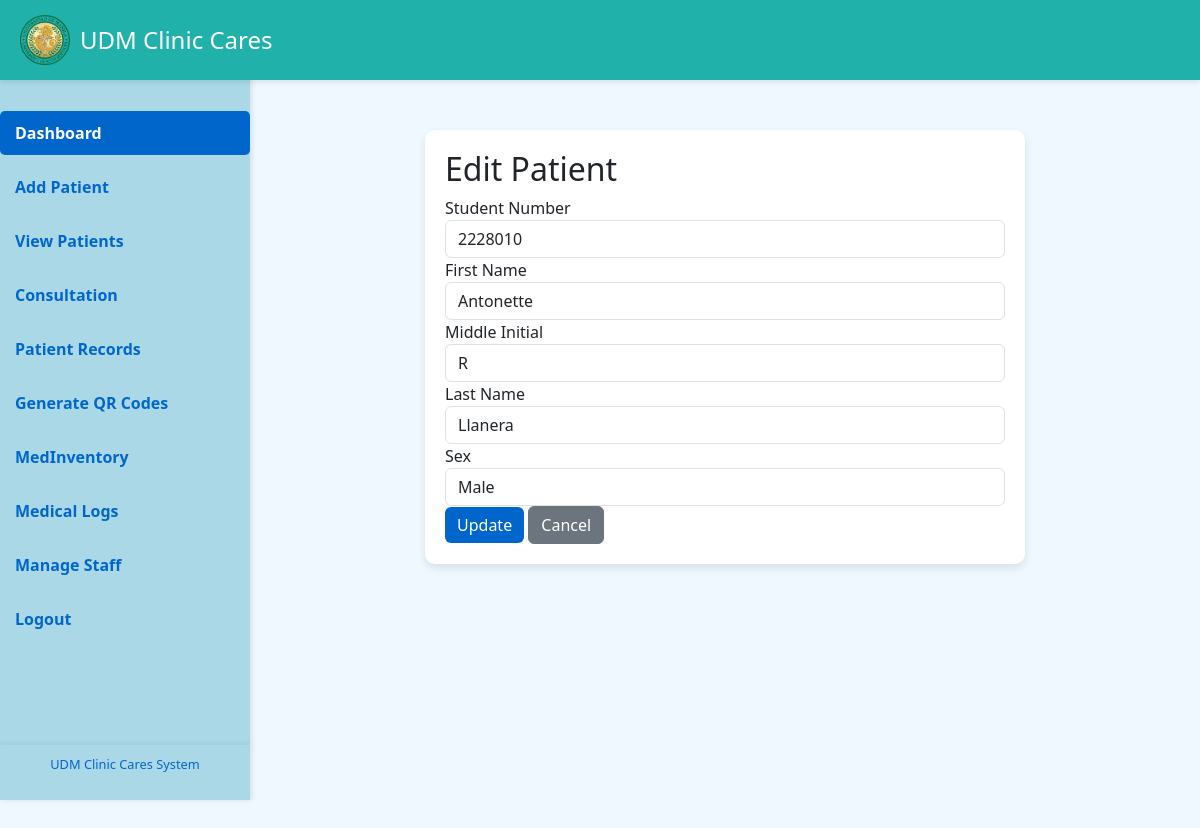
Page /admin/edit_patient.php?id=1 (signed in) on the committed database.
### tables this page shows
CREATE TABLE `patients` (
  `PatientID` int(11) NOT NULL AUTO_INCREMENT,
  `FirstName` varchar(50) NOT NULL,
  `LastName` varchar(50) NOT NULL,
  `MiddleInitial` varchar(10) NOT NULL,
  `Sex` char(1) DEFAULT NULL CHECK (`Sex` in ('M','F')),
  `DOB` date NOT NULL,
  `Address` varchar(255) DEFAULT NULL,
  `ContactNumber` varchar(15) DEFAULT NULL,
  `CreatedAt` datetime DEFAULT current_timestamp(),
  `UpdatedAt` datetime DEFAULT current_timestamp() ON UPDATE current_timestamp(),
  `age` int(11) NOT NULL,
  `civil_status` varchar(20) NOT NULL,
  `emergency_number` varchar(15) NOT NULL,
  `guardian` varchar(50) NOT NULL,
  `height` varchar(10) NOT NULL,
  `weight` varchar(10) NOT NULL,
  `yearLevel` varchar(20) NOT NULL,
  `specialCases` varchar(20) NOT NULL,
  `Program` varchar(20) NOT NULL,
  `qr_code_id` varchar(255) DEFAULT NULL,
  `Student_Num` varchar(20) NOT NULL,
  `email` varchar(50) NOT NULL,
  `patient_pic` varchar(255) NOT NULL,
  PRIMARY KEY (`PatientID`)
);

### admin/edit_patient.php (the view, shortened to what this page needs)
<?php
$servername = "localhost";
$username = "root";
$password = "";
$database = "clinic_data";
$connection = new mysqli($servername, $username, $password, $database);
if (isset($_GET['id'])) {
    $patient_id = $connection->real_escape_string($_GET['id']);
    $query = "SELECT * FROM patients WHERE PatientID = '$patient_id'";
    $result = $connection->query($query);
    if ($result->num_rows > 0) {
        $patient = $result->fetch_assoc();
    } else {
        die("Patient not found.");
    }
} else {
    die("Invalid request.");
}
?>
<!DOCTYPE html>
<html lang="en">
<head>
    <link rel="stylesheet" href="../assets/css/bootstrap.min.css">
</head>
<body>
<div class="sidebar" id="mySidebar">
        <a href="dashboard.php"  class="active">Dashboard</a>
        <a href="addpatient.php">Add Patient</a>
        <a href="viewpatient.php">View Patients</a>
        <a href="frontconsult.php">Consultation</a>
        <a href="recordTable.php">Patient Records</a>
        <a href="generate_qr_codes.php">Generate QR Codes</a>
        <a href="medinventory.php">MedInventory</a>
        <a href="medilog.php">Medical Logs</a>
        <a href="staff_creation.php">Manage Staff</a>
        <a href="logout.php">Logout</a>
        <div class="sidebar-footer text-center">
            <p>UDM Clinic Cares System</p>
        </div>
    </div>
    <button class="sidebar-toggle-button" onclick="toggleSidebar()">☰</button>
    <div class="header d-flex align-items-center">
        <img src="images/UDMCLINIC_LOGO.png" alt="Logo" class="logo">
        <h1>UDM Clinic Cares</h1>
    </div>
    <div class="main-content">
        <div class="form-container">
            <h2>Edit Patient</h2>
            <form method="POST">
                <div class="form-group">
                    <label for="student_num">Student Number</label>
                    <input type="text" id="student_num" name="student_num" class="form-control" value="<?php echo htmlspecialchars($patient['Student_Num']); ?>" required>
                </div>
                <div class="form-group">
                    <label for="first_name">First Name</label>
                    <input type="text" id="first_name" name="first_name" class="form-control" value="<?php echo htmlspecialchars($patient['FirstName']); ?>" required>
                </div>
                <div class="form-group">
                    <label for="middle_initial">Middle Initial</label>
                    <input type="text" id="middle_initial" name="middle_initial" class="form-control" value="<?php echo htmlspecialchars($patient['MiddleInitial']); ?>">
                </div>
                <div class="form-group">
                    <label for="last_name">Last Name</label>
                    <input type="text" id="last_name" name="last_name" class="form-control" value="<?php echo htmlspecialchars($patient['LastName']); ?>" required>
                </div>
                <div class="form-group">
                    <label for="sex">Sex</label>
                    <select id="sex" name="sex" class="form-control" required>
                        <option value="Male" <?php if ($patient['Sex'] === 'Male') echo 'selected'; ?>>Male</option>
                    </select>
                </div>
                <button type="submit" class="btn btn-primary">Update</button>
                <a href="viewpatient.php" class="btn btn-secondary">Cancel</a>
            </form>
        </div>
    </div>
</body>
</html>

### admin/edit_patient.php (style rules this page uses)
body { background-color: #f0f8ff; margin: 0; overflow-x: hidden; }
.header { position: fixed; top: 0; left: 0; width: 100%; height: 80px; background-color: #20B2AA; color: white; display: flex; align-items: center; padding: 0 20px; z-index: 1000; box-shadow: 0 2px 5px rgba(0, 0, 0, 0.1); box-sizing: border-box; }
.header .logo { width: 50px; height: auto; margin-right: 10px; }
.header h1 { margin: 0; font-size: 24px; }
.sidebar { background-color: #aad8e6; height: 100vh; width: 250px; position: fixed; top: 0; left: 0; padding-top: 111px; box-shadow: 2px 0 5px rgba(0, 0, 0, 0.1); z-index: 999; box-sizing: border-box; overflow-y: auto; }
.sidebar a { display: block; color: #0066cc; padding: 10px 15px; margin-bottom: 10px; border-radius: 5px; text-decoration: none; font-weight: bold; transition: background-color 0.3s ease, color 0.3s ease; }
.sidebar .active { background-color: #0066cc; color: white; }
.sidebar-footer { position: absolute; bottom: 0; width: 100%; background-color: #aad8e6; color: #0066cc; padding: 10px 0; font-size: 0.8rem; box-shadow: 0 -2px 5px rgba(0, 0, 0, 0.05); }
.main-content { margin-left: 250px; padding: 20px; margin-top: 80px; width: calc(100% - 250px); box-sizing: border-box; min-height: calc(100vh - 80px); }
.form-container { max-width: 600px; margin: auto; background: #ffffff; padding: 20px; border-radius: 10px; box-shadow: 0 4px 8px rgba(0, 0, 0, 0.1); }
.btn-primary { background-color: #0066cc; border: none; }

### rows in the picture
patients: student_num "2228010", first_name "Antonette", middle_initial "R", last_name "Llanera"
